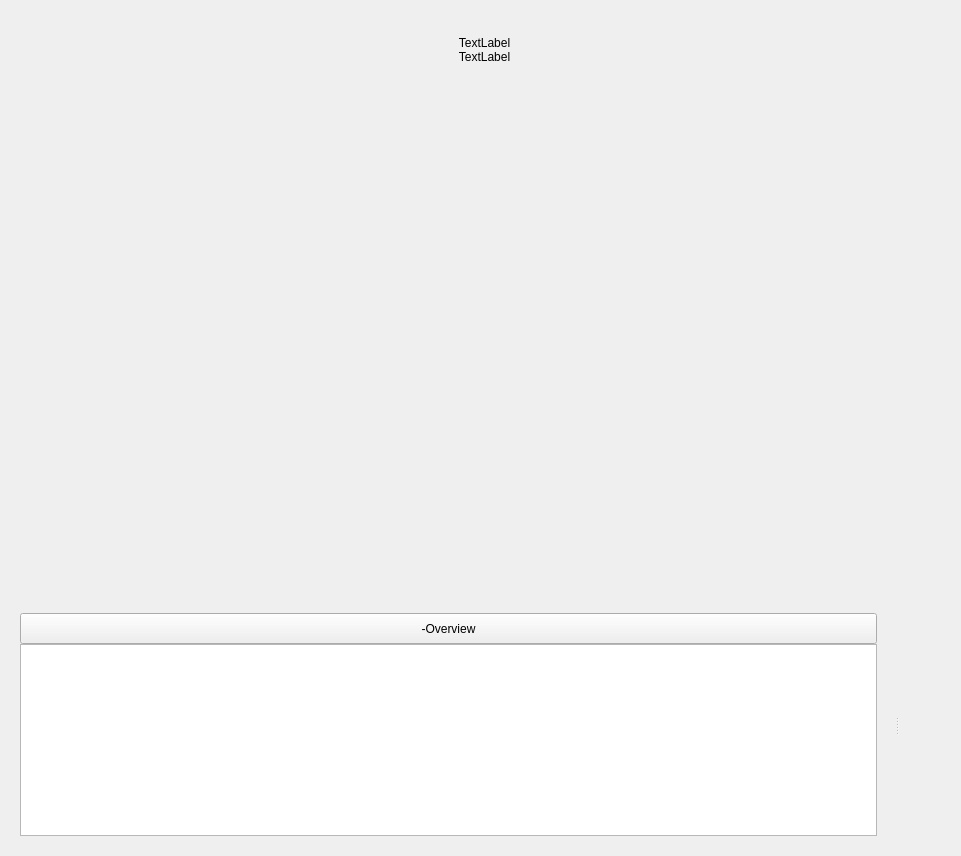
<?xml version="1.0" encoding="UTF-8"?>
<ui version="4.0">
 <class>C_SdNdeCoWidget</class>
 <widget class="QWidget" name="C_SdNdeCoWidget">
  <property name="geometry">
   <rect>
    <x>0</x>
    <y>0</y>
    <width>961</width>
    <height>856</height>
   </rect>
  </property>
  <property name="windowTitle">
   <string>C_SdNdeCoWidget</string>
  </property>
  <layout class="QVBoxLayout" name="verticalLayout" stretch="0,0">
   <property name="spacing">
    <number>0</number>
   </property>
   <property name="leftMargin">
    <number>20</number>
   </property>
   <property name="topMargin">
    <number>10</number>
   </property>
   <property name="rightMargin">
    <number>12</number>
   </property>
   <property name="bottomMargin">
    <number>20</number>
   </property>
   <item>
    <widget class="QWidget" name="pc_WiDeviceLink" native="true">
     <layout class="QVBoxLayout" name="verticalLayout_5" stretch="0,0,0,1">
      <property name="spacing">
       <number>0</number>
      </property>
      <property name="leftMargin">
       <number>0</number>
      </property>
      <property name="topMargin">
       <number>0</number>
      </property>
      <property name="rightMargin">
       <number>0</number>
      </property>
      <property name="bottomMargin">
       <number>0</number>
      </property>
      <item>
       <spacer name="verticalSpacer">
        <property name="orientation">
         <enum>Qt::Orientation::Vertical</enum>
        </property>
        <property name="sizeType">
         <enum>QSizePolicy::Policy::Fixed</enum>
        </property>
        <property name="sizeHint" stdset="0">
         <size>
          <width>20</width>
          <height>26</height>
         </size>
        </property>
       </spacer>
      </item>
      <item>
       <widget class="stw::opensyde_gui_elements::C_OgeLabToolTipBase" name="pc_HintToManagerLabel">
        <property name="styleRole" stdset="0">
         <string>group-item</string>
        </property>
        <property name="text">
         <string>TextLabel</string>
        </property>
        <property name="alignment">
         <set>Qt::AlignmentFlag::AlignCenter</set>
        </property>
       </widget>
      </item>
      <item>
       <widget class="stw::opensyde_gui_elements::C_OgeLabToolTipBase" name="pc_LinkToManagerLabel">
        <property name="styleRole" stdset="0">
         <string>group-item</string>
        </property>
        <property name="text">
         <string>TextLabel</string>
        </property>
        <property name="alignment">
         <set>Qt::AlignmentFlag::AlignCenter</set>
        </property>
       </widget>
      </item>
      <item>
       <spacer name="verticalSpacer_2">
        <property name="orientation">
         <enum>Qt::Orientation::Vertical</enum>
        </property>
        <property name="sizeHint" stdset="0">
         <size>
          <width>20</width>
          <height>548</height>
         </size>
        </property>
       </spacer>
      </item>
     </layout>
    </widget>
   </item>
   <item>
    <widget class="QWidget" name="pc_WiManager" native="true">
     <layout class="QVBoxLayout" name="verticalLayout_4">
      <property name="spacing">
       <number>0</number>
      </property>
      <property name="leftMargin">
       <number>0</number>
      </property>
      <property name="topMargin">
       <number>0</number>
      </property>
      <property name="rightMargin">
       <number>0</number>
      </property>
      <property name="bottomMargin">
       <number>0</number>
      </property>
      <item>
       <widget class="stw::opensyde_gui_elements::C_OgeSpiStandard" name="pc_Splitter">
        <property name="orientation">
         <enum>Qt::Orientation::Horizontal</enum>
        </property>
        <property name="childrenCollapsible">
         <bool>false</bool>
        </property>
        <widget class="QWidget" name="pc_WiDevicesTree" native="true">
         <layout class="QVBoxLayout" name="verticalLayout_2" stretch="0">
          <property name="spacing">
           <number>0</number>
          </property>
          <property name="leftMargin">
           <number>0</number>
          </property>
          <property name="topMargin">
           <number>0</number>
          </property>
          <property name="rightMargin">
           <number>18</number>
          </property>
          <property name="bottomMargin">
           <number>0</number>
          </property>
          <item>
           <widget class="stw::opensyde_gui_elements::C_OgeWiOnlyBackground" name="pc_WiDevicesTreeContent" native="true">
            <layout class="QVBoxLayout" name="verticalLayout_6">
             <property name="spacing">
              <number>0</number>
             </property>
             <property name="leftMargin">
              <number>0</number>
             </property>
             <property name="topMargin">
              <number>0</number>
             </property>
             <property name="rightMargin">
              <number>0</number>
             </property>
             <property name="bottomMargin">
              <number>0</number>
             </property>
             <item>
              <widget class="stw::opensyde_gui_elements::C_OgePubToolTipBase" name="pc_PubOverview">
               <property name="styleRole" stdset="0">
                <string>halc-overview</string>
               </property>
               <property name="minimumSize">
                <size>
                 <width>300</width>
                 <height>31</height>
                </size>
               </property>
               <property name="maximumSize">
                <size>
                 <width>16777215</width>
                 <height>31</height>
                </size>
               </property>
               <property name="text">
                <string>-Overview</string>
               </property>
              </widget>
             </item>
             <item>
              <widget class="stw::opensyde_gui::C_SdNdeCoConfigTreeView" name="pc_CoConfigTree"/>
             </item>
            </layout>
           </widget>
          </item>
         </layout>
        </widget>
        <widget class="QWidget" name="pc_WiContent" native="true">
         <layout class="QVBoxLayout" name="verticalLayout_3">
          <property name="leftMargin">
           <number>18</number>
          </property>
          <property name="topMargin">
           <number>0</number>
          </property>
          <property name="rightMargin">
           <number>0</number>
          </property>
          <property name="bottomMargin">
           <number>0</number>
          </property>
          <item>
           <widget class="stw::opensyde_gui::C_SdNdeCoOverviewWidget" name="pc_OverviewWidget" native="true"/>
          </item>
          <item>
           <widget class="stw::opensyde_gui::C_SdNdeCoManagerIntfWidget" name="pc_IntfSettingsWidget" native="true"/>
          </item>
          <item>
           <widget class="stw::opensyde_gui::C_SdNdeCoDeviceWidget" name="pc_DeviceWidget" native="true"/>
          </item>
         </layout>
        </widget>
       </widget>
      </item>
     </layout>
    </widget>
   </item>
  </layout>
 </widget>
 <customwidgets>
  <customwidget>
   <class>stw::opensyde_gui_elements::C_OgeSpiStandard</class>
   <extends>QSplitter</extends>
   <header>C_OgeSpiStandard.hpp</header>
   <container>1</container>
  </customwidget>
  <customwidget>
   <class>stw::opensyde_gui_elements::C_OgeWiOnlyBackground</class>
   <extends>QWidget</extends>
   <header>C_OgeWiOnlyBackground.hpp</header>
   <container>1</container>
  </customwidget>
  <customwidget>
   <class>stw::opensyde_gui_elements::C_OgePubToolTipBase</class>
   <extends>QPushButton</extends>
   <header>C_OgePubToolTipBase.hpp</header>
  </customwidget>
  <customwidget>
   <class>stw::opensyde_gui_elements::C_OgeLabToolTipBase</class>
   <extends>QLabel</extends>
   <header>C_OgeLabToolTipBase.hpp</header>
  </customwidget>
  <customwidget>
   <class>stw::opensyde_gui::C_SdNdeCoOverviewWidget</class>
   <extends>QWidget</extends>
   <header>C_SdNdeCoOverviewWidget.hpp</header>
   <container>1</container>
  </customwidget>
  <customwidget>
   <class>stw::opensyde_gui::C_SdNdeCoManagerIntfWidget</class>
   <extends>QWidget</extends>
   <header>C_SdNdeCoManagerIntfWidget.hpp</header>
   <container>1</container>
  </customwidget>
  <customwidget>
   <class>stw::opensyde_gui::C_SdNdeCoDeviceWidget</class>
   <extends>QWidget</extends>
   <header>C_SdNdeCoDeviceWidget.hpp</header>
   <container>1</container>
  </customwidget>
  <customwidget>
   <class>stw::opensyde_gui::C_SdNdeCoConfigTreeView</class>
   <extends>QTreeView</extends>
   <header>C_SdNdeCoConfigTreeView.hpp</header>
  </customwidget>
 </customwidgets>
 <resources/>
 <connections/>
</ui>
